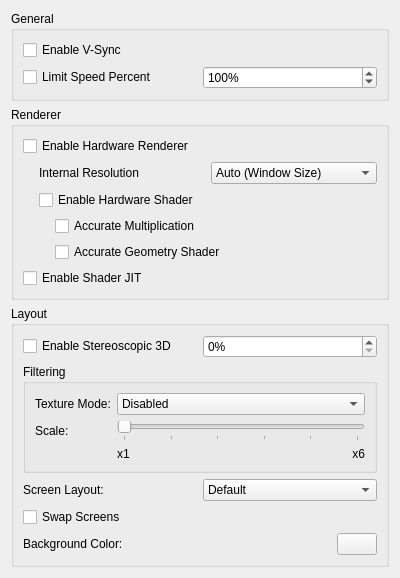
<?xml version="1.0" encoding="UTF-8"?>
<ui version="4.0">
 <class>ConfigureGraphics</class>
 <widget class="QWidget" name="ConfigureGraphics">
  <property name="geometry">
   <rect>
    <x>0</x>
    <y>0</y>
    <width>400</width>
    <height>427</height>
   </rect>
  </property>
  <property name="windowTitle">
   <string>Form</string>
  </property>
  <layout class="QVBoxLayout" name="verticalLayout">
   <item>
    <widget class="QGroupBox" name="generalBox">
     <property name="title">
      <string>General</string>
     </property>
     <layout class="QVBoxLayout" name="verticalLayout_2">
      <item>
       <widget class="QCheckBox" name="toggle_vsync">
        <property name="text">
         <string>Enable V-Sync</string>
        </property>
       </widget>
      </item>
      <item>
       <layout class="QHBoxLayout" name="horizontalLayout_2">
        <item>
         <widget class="QCheckBox" name="toggle_frame_limit">
          <property name="text">
           <string>Limit Speed Percent</string>
          </property>
         </widget>
        </item>
        <item>
         <widget class="QSpinBox" name="frame_limit">
          <property name="suffix">
           <string>%</string>
          </property>
          <property name="minimum">
           <number>1</number>
          </property>
          <property name="maximum">
           <number>9999</number>
          </property>
          <property name="value">
           <number>100</number>
          </property>
         </widget>
        </item>
       </layout>
      </item>
     </layout>
    </widget>
   </item>
   <item>
    <widget class="QGroupBox" name="rendererBox">
     <property name="title">
      <string>Renderer</string>
     </property>
     <layout class="QVBoxLayout" name="verticalLayout_6">
      <item>
       <widget class="QCheckBox" name="toggle_hw_renderer">
        <property name="toolTip">
         <string>&lt;html&gt;&lt;head/&gt;&lt;body&gt;&lt;p&gt;Use OpenGL to accelerate rendering.&lt;/p&gt;&lt;p&gt;Disable to debug graphics-related problem.&lt;/p&gt;&lt;/body&gt;&lt;/html&gt;</string>
        </property>
        <property name="text">
         <string>Enable Hardware Renderer</string>
        </property>
       </widget>
      </item>
      <item>
       <widget class="QWidget" name="hw_renderer_group" native="true">
        <layout class="QVBoxLayout" name="verticalLayout_5">
         <property name="leftMargin">
          <number>16</number>
         </property>
         <property name="topMargin">
          <number>0</number>
         </property>
         <property name="rightMargin">
          <number>0</number>
         </property>
         <property name="bottomMargin">
          <number>0</number>
         </property>
         <item>
          <layout class="QHBoxLayout" name="horizontalLayout">
           <item>
            <widget class="QLabel" name="label">
             <property name="text">
              <string>Internal Resolution</string>
             </property>
            </widget>
           </item>
           <item>
            <widget class="QComboBox" name="resolution_factor_combobox">
             <item>
              <property name="text">
               <string>Auto (Window Size)</string>
              </property>
             </item>
             <item>
              <property name="text">
               <string>Native (400x240)</string>
              </property>
             </item>
             <item>
              <property name="text">
               <string>2x Native (800x480)</string>
              </property>
             </item>
             <item>
              <property name="text">
               <string>3x Native (1200x720)</string>
              </property>
             </item>
             <item>
              <property name="text">
               <string>4x Native (1600x960)</string>
              </property>
             </item>
             <item>
              <property name="text">
               <string>5x Native (2000x1200)</string>
              </property>
             </item>
             <item>
              <property name="text">
               <string>6x Native (2400x1440)</string>
              </property>
             </item>
             <item>
              <property name="text">
               <string>7x Native (2800x1680)</string>
              </property>
             </item>
             <item>
              <property name="text">
               <string>8x Native (3200x1920)</string>
              </property>
             </item>
             <item>
              <property name="text">
               <string>9x Native (3600x2160)</string>
              </property>
             </item>
             <item>
              <property name="text">
               <string>10x Native (4000x2400)</string>
              </property>
             </item>
            </widget>
           </item>
          </layout>
         </item>
         <item>
          <widget class="QCheckBox" name="toggle_hw_shader">
           <property name="toolTip">
            <string>&lt;html&gt;&lt;head/&gt;&lt;body&gt;&lt;p&gt;Use OpenGL to accelerate shader emulation.&lt;/p&gt;&lt;p&gt;Requires a relatively powerful GPU for better performance.&lt;/p&gt;&lt;/body&gt;&lt;/html&gt;</string>
           </property>
           <property name="text">
            <string>Enable Hardware Shader</string>
           </property>
          </widget>
         </item>
         <item>
          <widget class="QWidget" name="hw_shader_group" native="true">
           <layout class="QVBoxLayout" name="verticalLayout_7">
            <property name="leftMargin">
             <number>16</number>
            </property>
            <property name="topMargin">
             <number>0</number>
            </property>
            <property name="rightMargin">
             <number>0</number>
            </property>
            <property name="bottomMargin">
             <number>0</number>
            </property>
            <item>
             <widget class="QCheckBox" name="toggle_accurate_mul">
              <property name="toolTip">
               <string>&lt;html&gt;&lt;head/&gt;&lt;body&gt;&lt;p&gt;Correctly handle all edge cases in multiplication operation in shaders. &lt;/p&gt;&lt;p&gt;Some games requires this to be enabled for the hardware shader to render properly.&lt;/p&gt;&lt;p&gt;However this would reduce performance in most games.&lt;/p&gt;&lt;/body&gt;&lt;/html&gt;</string>
              </property>
              <property name="text">
               <string>Accurate Multiplication</string>
              </property>
             </widget>
            </item>
            <item>
             <widget class="QCheckBox" name="toggle_accurate_gs">
              <property name="toolTip">
               <string>&lt;html&gt;&lt;head/&gt;&lt;body&gt;&lt;p&gt;Force to fall back to software shader emulation when geometry shaders are used. &lt;/p&gt;&lt;p&gt;Some games require this to be enabled for the hardware shader to render properly.&lt;/p&gt;&lt;p&gt;However this might reduce performance in some games&lt;/p&gt;&lt;/body&gt;&lt;/html&gt;</string>
              </property>
              <property name="text">
               <string>Accurate Geometry Shader</string>
              </property>
             </widget>
            </item>
           </layout>
          </widget>
         </item>
        </layout>
       </widget>
      </item>
      <item>
       <widget class="QCheckBox" name="toggle_shader_jit">
        <property name="toolTip">
         <string>&lt;html&gt;&lt;head/&gt;&lt;body&gt;&lt;p&gt;Use the JIT engine instead of the interpreter for software shader emulation. &lt;/p&gt;&lt;p&gt;Enable this for better performance.&lt;/p&gt;&lt;/body&gt;&lt;/html&gt;</string>
        </property>
        <property name="text">
         <string>Enable Shader JIT</string>
        </property>
       </widget>
      </item>
     </layout>
    </widget>
   </item>
   <item>
    <widget class="QGroupBox" name="layoutBox">
     <property name="title">
      <string>Layout</string>
     </property>
     <layout class="QVBoxLayout" name="verticalLayout_3">
      <item>
       <layout class="QHBoxLayout" name="horizontalLayout_5">
        <item>
         <widget class="QCheckBox" name="toggle_3d">
          <property name="text">
           <string>Enable Stereoscopic 3D</string>
          </property>
         </widget>
        </item>
        <item>
         <widget class="QSpinBox" name="factor_3d">
          <property name="suffix">
           <string>%</string>
          </property>
          <property name="minimum">
           <number>0</number>
          </property>
          <property name="maximum">
           <number>100</number>
          </property>
          <property name="value">
           <number>0</number>
          </property>
         </widget>
        </item>
       </layout>
      </item>
      <item>
        <widget class="QGroupBox" name="groupBox">
          <property name="title">
            <string>Filtering</string>
          </property>
          <layout class="QGridLayout" name="verticalLayout_3">
            <item row="0" column="0">
              <widget class="QLabel" name="label_filtering_type">
                <property name="text">
                  <string>Texture Mode:</string>
                </property>
              </widget>
            </item>
            <item row="0" column="1">
              <layout class="QHBoxLayout" name="horizontalLayout_filtering">
                <item>
                  <widget class="QComboBox" name="combo_filtering">
                    <item>
                      <property name="text">
                        <string>Disabled</string>
                      </property>
                    </item>
                    <item>
                      <property name="text">
                        <string>xBRZ</string>
                      </property>
                    </item>
                  </widget>
                </item>
              </layout>
            </item>
            <item row="1" column="0">
              <widget class="QLabel" name="label_filtering_type">
                <property name="text">
                  <string>Scale:</string>
                </property>
              </widget>
            </item>
            <item row="1" column="1">
              <layout class="QHBoxLayout" name="horizontalLayout_filtering_scale">
                <item>
                  <widget class="QSlider" name="slider_filtering_scale">
                    <property name="minimum">
                      <number>1</number>
                    </property>
                    <property name="maximum">
                      <number>6</number>
                    </property>
                    <property name="tickInterval">
                      <number>1</number>
                    </property>
                    <property name="tickPosition">
                      <enum>QSlider::TicksBelow</enum>
                    </property>
                    <property name="orientation">
                      <enum>Qt::Horizontal</enum>
                    </property>
                  </widget>
                </item>
              </layout>
            </item>
            <item row="2" column="1">
              <layout class="QHBoxLayout" name="horizontalLayout_filtering_scale_names">
                <item>
                  <layout class="QGridLayout" name="verticalLayout_filtering_scale_names">
                    <item row="0" column="0">
                      <widget class="QLabel" name="label_filtering_scale_names_x2">
                        <property name="text">
                          <string>x1</string>
                        </property>
                        <property name="alignment">
                          <enum>Qt::AlignLeft</enum>
                        </property>
                      </widget>
                    </item>
                    <item row="0" column="1">
                      <widget class="QLabel" name="label_filtering_scale_names_x6">
                        <property name="text">
                          <string>x6</string>
                        </property>
                        <property name="alignment">
                          <enum>Qt::AlignRight</enum>
                        </property>
                      </widget>
                    </item>
                  </layout>
                </item>
              </layout>
            </item>
          </layout>
        </widget>
      </item>
      <item>
       <layout class="QHBoxLayout" name="horizontalLayout_4">
        <item>
         <widget class="QLabel" name="label1">
          <property name="text">
           <string>Screen Layout:</string>
          </property>
         </widget>
        </item>
        <item>
         <widget class="QComboBox" name="layout_combobox">
          <item>
           <property name="text">
            <string>Default</string>
           </property>
          </item>
          <item>
           <property name="text">
            <string>Single Screen</string>
           </property>
          </item>
          <item>
           <property name="text">
            <string>Large Screen</string>
           </property>
          </item>
          <item>
           <property name="text">
            <string>Side by Side</string>
           </property>
          </item>
         </widget>
        </item>
       </layout>
      </item>
      <item>
       <widget class="QCheckBox" name="swap_screen">
        <property name="text">
         <string>Swap Screens</string>
        </property>
       </widget>
      </item>
      <item>
       <layout class="QHBoxLayout" name="horizontalLayout_6">
        <item>
         <widget class="QLabel" name="bg_label">
          <property name="text">
           <string>Background Color:</string>
          </property>
         </widget>
        </item>
        <item>
         <widget class="QPushButton" name="bg_button">
          <property name="maximumSize">
           <size>
            <width>40</width>
            <height>16777215</height>
           </size>
          </property>
         </widget>
        </item>
       </layout>
      </item>
     </layout>
    </widget>
   </item>
   <item>
    <spacer name="verticalSpacer">
     <property name="orientation">
      <enum>Qt::Vertical</enum>
     </property>
     <property name="sizeHint" stdset="0">
      <size>
       <width>20</width>
       <height>40</height>
      </size>
     </property>
    </spacer>
   </item>
  </layout>
 </widget>
 <resources/>
 <connections/>
</ui>
